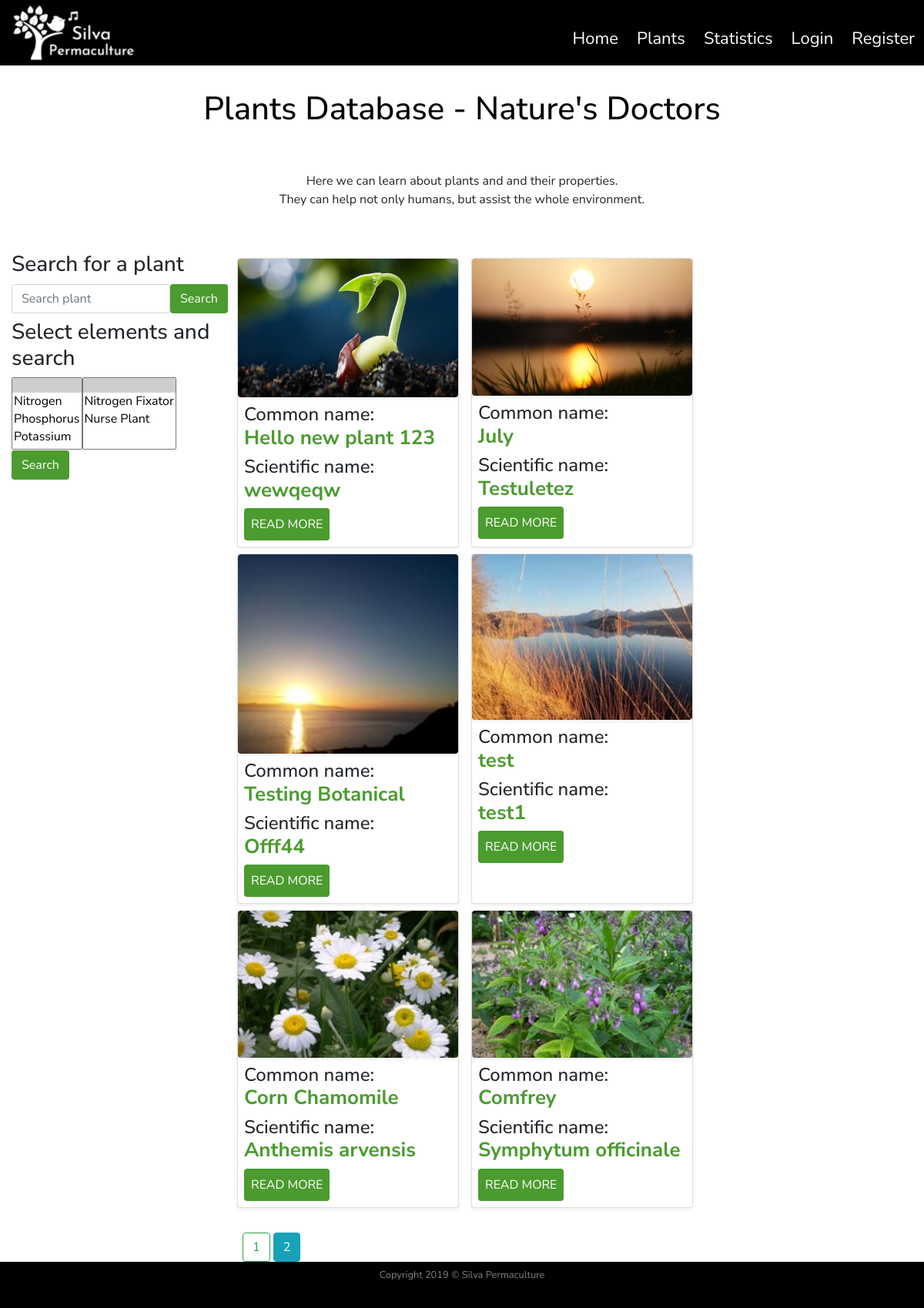
The page /plants?page=2 on the database its author committed.
### silvapermaculture/models.py (models this page shows, shortened)
class SearchitMixin(object):
    @classmethod
    def search(cls, expression, page, per_page):
        ids, total = search_index(cls.__tablename__, expression, page, per_page)
        if total == 0:
            return cls.query.filter_by(id=0), 0
        when = []
        for i in range(len(ids)):
            when.append((ids[i],i))
        return cls.query.filter(cls.id.in_(ids)).order_by(
            db.case(when, value=cls.id)), total

class Plants(SearchitMixin, db.Model):
    __searchit__ = ['common_name', 'botanical_name', 'medicinal', 'region']
    id = db.Column(db.Integer, primary_key=True)
    common_name = db.Column(db.String(40), nullable=False)
    botanical_name = db.Column(db.String(80), unique=True, nullable=False)
    short_description = db.Column(db.Text, nullable=False)
    medicinal = db.Column(db.Text, nullable=False)
    other_uses = db.Column(db.Text, nullable=False)
    habitats = db.Column(db.Text, nullable=False)
    region = db.Column(db.Text, nullable=False)
    image_file = db.Column(db.String(20), default='default_plant_pic.jpg')
    date_added = db.Column(db.DateTime, nullable=False, default=datetime.utcnow)
    user_id = db.Column(db.Integer, db.ForeignKey('user.id'), nullable=False)
    dna = db.relationship('DNA', secondary = plants_dna_table)  # Dynamic_Nutrient_Accumulated
    nfn = db.relationship('NFN', secondary = plants_nfn_table)  # Nitrogen_Fixers_Nursing

### silvapermaculture/main/routes.py (the view)
@main.route("/plants")
def plants():
    page = request.args.get('page', 1, type=int)
    plants = Plants.query.order_by(Plants.date_added.desc()).paginate(page=page, per_page=6)
    search = SearchForm()
    searchn = SearchFormN()
    return render_template('plants.html', title='Plants Database', plants=plants, search=search, searchn=searchn)

### silvapermaculture/plants/forms.py
class SearchForm(FlaskForm):
    q = StringField(('Search plant'), validators=[DataRequired(),Length(max=60)])
    def __init__(self, *args, **kwargs):
        if 'formdata' not in kwargs:
            kwargs['formdata'] = request.args
        if 'csrf_enabled' not in kwargs:
            kwargs['csrf_enabled'] = False
        super(SearchForm, self).__init__(*args, **kwargs)
    submit = SubmitField('Search')

class SearchFormN(FlaskForm):
    dna = QuerySelectMultipleField('Select Element', validators=[DataRequired()], query_factory=enabled_dna, allow_blank=True, get_label='element')
    nfn = QuerySelectMultipleField('Select Property', validators=[DataRequired()], query_factory=enabled_nfn, allow_blank=True,
                                   get_label='plant_extra')
    def __init__(self, *args, **kwargs):
        if 'formdata' not in kwargs:
            kwargs['formdata'] = request.args
        if 'csrf_enabled' not in kwargs:
            kwargs['csrf_enabled'] = False
        super(SearchFormN, self).__init__(*args, **kwargs)
    submit = SubmitField('Search')

### silvapermaculture/plants/forms.py (called while the page is built)
def enabled_dna():
    return DNA.query

def enabled_nfn():
    return NFN.query

### silvapermaculture/templates/plants.html
{% extends "layout.html" %}
    {% block content %}
        <div class="row">
            <div class="col-12">
                <h1 class="text-center my-4 py-2" id="headingOther">Plants Database - Nature's Doctors</h1>
            </div>
        </div>
        <div class="row my-3">
            <div class="col-12 mb-2">
                <p class="text-center p-2">Here we can learn about plants and and their properties.<br/>
                    They can help not only humans, but assist the whole environment. <br/>
                </p>
            </div>
        </div>
        <div class="row">
            <div class="col-12 col-lg-3">
                <h3 class="my-2 text-left">Search for a plant</h3>
                <form class="form-inline my-2 my-lg-0" method="get" action="{{url_for('plants.search')}}">
                    <div class="form-group row">
                        <div class="col-12 ">
                    {{ search.q(size=20, class="form-control", placeholder=search.q.label.text) }}
                         </div>
                    </div>
                    <div class="col-1 m-0 p-0 mb-3 mb-sm-0 mr-lg-3">
                    {{ search.submit(class="btn btn-search") }}
                     </div>
                </form>
                <h3 class="my-2 text-left">Select elements and search</h3>
                <form class="form-inline my-2 my-lg-0" method="get" action="{{url_for('plants.searchn') }}">
                        <div class="form-group row">
                                  {% if searchn.dna.errors %}
                                    {{ searchn.dna(class="form-control form-control-lg is-invalid") }}
                                    <div class="invalid-feedback">
                                        {% for error in searchn.dna.errors %}
                                            <span>{{ error }}</span>
                                        {% endfor %}
                                    </div>
                                  {% else %}
                                  <div class="col-12">
                                  {{ searchn.dna(class_="selectpicker", multiple=True) }}
                                  </div>
                                  {% endif %}
                        </div>
                        <div class="form-group row">
                                  {% if searchn.nfn.errors %}
                                    {{ searchn.nfn(class="form-control form-control-lg is-invalid") }}
                                    <div class="invalid-feedback">
                                        {% for error in searchn.nfn.errors %}
                                            <span>{{ error }}</span>
                                        {% endfor %}
                                    </div>
                                  {% else %}
                                   <div class="col-12">
                                  {{ searchn.nfn(class_="selectpicker", multiple=True) }}
                                   </div>
                                  {% endif %}
                        </div>
                        <div class="col-12 m-0 p-0">
                        {{ searchn.submit(class="btn btn-search ") }}
                        </div>
                </form>
            </div>
            <div class="col-12 col-lg-9 mt-lg-3">
                <div class="row">
                         {% for plant in plants.items %}
                        <div class="card shadow-sm my-2 my-lg-0 mx-lg-2 mb-lg-2" style="width: 18rem;">
                            <img class="img-fluid rounded shadow-sm" src="{{ url_for('static', filename='img/plants/' + plant.image_file) }}"  alt="Default plant image"/>
                              <div class="card-body p-2">
                                <h4 class="text-left">Common name:<br/> <span class="titles">{{ plant.common_name }}</span></h4>
                                <h4 class="text-left">Scientific name:<br/> <span class="titles">{{ plant.botanical_name }} </span></h4>
                                <a class="btn btn-readmore p-2" href="{{ url_for('plants.plant', plant_id=plant.id) }}">READ MORE</a>
                              </div>
                        </div>
                        {% endfor %}
                </div>
                <div class="row">
                    <div class="col-12">
                        {% for page_num in plants.iter_pages(left_edge=1, right_edge=1, left_current=1, right_current=2) %}
                                {% if page_num %}
                                    {% if plants.page == page_num %}
                                     <a class="btn btn-info mt-4" href="{{ url_for('main.plants', page=page_num) }}">{{ page_num }}</a>
                                    {% else %}
                                    <a class="btn btn-outline-success mt-4" href="{{ url_for('main.plants', page=page_num) }}">{{ page_num }}</a>
                                    {% endif %}
                                {% else %}
                                ...
                                {% endif %}
                            {% endfor %}
                    </div>
                </div>
            </div>
        </div>
    {% endblock content %} #Jinja2 allows to put the name of the block here so to know which block is closing if we have multiple.

### silvapermaculture/static/css/style.css (style rules this page uses)
html, body { height: 100% }
body { font-family: 'Nunito Sans', sans-serif; font-size: 16px; display: flex; flex-direction: column; }
#headingOther { color: black; font-size: 42px; }
.titles { color: #4B9B2F; font-size:26px; font-weight: bold }
.btn-readmore, .btn-search { background-color: #4B9B2F; color:white; transition: all .6s }

### rows shown on the page
Plants: image_file (placeholder picture), common_name "Hello new plant 123", botanical_name "wewqeqw"
Plants: image_file (picture), common_name "July", botanical_name "Testuletez"
Plants: image_file (picture), common_name "Testing Botanical", botanical_name "Offf44"
Plants: image_file (picture), common_name "test", botanical_name "test1"
Plants: image_file (picture), common_name "Corn Chamomile", botanical_name "Anthemis arvensis"
Plants: image_file (picture), common_name "Comfrey", botanical_name "Symphytum officinale"

### other values the page prints
{{ page_num }} "1"
{{ page_num }} "2"
